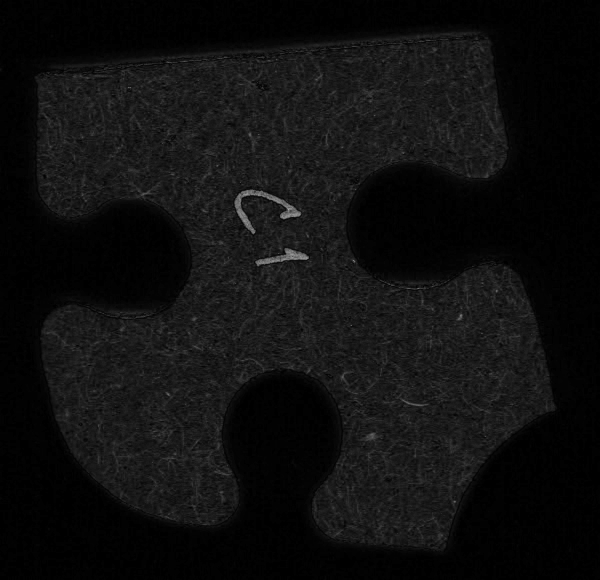
#> input picture saturation.jpg, 1200 x 1160 px (shown at 1/2 size)
$ python -i side_extractor.py   (imports and definitions only)   (older library calls are emulated)
#> lines starting #> are read from the running program, lines starting #| are printed output that depends on the picture; after the words box and inside, x2 and y2 are one past the last pixel; in counts of white or black regions, pixels touching at a corner belong together
### utils.py
import numpy as np
import cv2

def get_line_through_points(p0, p1):
    """
    Given two points p0 (x0, y0) and p1 (x1, y1),
    compute the coefficients (a, b, c) of the line
    that passes through both points.
    """
    x0, y0 = p0
    x1, y1 = p1

    return y1 - y0, x0 - x1, x1*y0 - x0*y1


def distance_point_line_squared(eqn, pt):
    """
    Computes the squared distance of a 2D point (x0, y0) from a line ax + by + c = 0
    """
    a, b, c = eqn
    x0, y0  = pt
    return (a*x0 + b*y0 + c)**2 / (a**2 + b**2)


def distance_point_line_signed(eqn, pt):
    """
    Computes the signed distance of a 2D point (x0, y0) from a line ax + by + c = 0
    """
    a, b, c = eqn
    x0, y0  = pt
    return (a*x0 + b*y0 + c) / np.sqrt(a**2 + b**2)


def rotate(image, degrees):
    """
    Rotate an image by the amount specifiedi in degrees
    """
    if len(image.shape) == 3:
        rows,cols, _ = image.shape
    else:
        rows, cols = image.shape

    M = cv2.getRotationMatrix2D((cols/2,rows/2), degrees, 1)

    return cv2.warpAffine(image,M,(cols,rows)), M

### side_extractor.py
import numpy as np
import scipy
import scipy.ndimage as ndimage
import scipy.ndimage.filters as filters
import matplotlib as mpl
import matplotlib.pyplot as plt
from functools import partial
import cv2
import skimage
from sklearn.cluster import KMeans
from utils import get_line_through_points, distance_point_line_squared, distance_point_line_signed, rotate

_corner_indexes = [(0, 1), (1, 3), (3, 2), (0, 2)]


def compute_barycentre(thresh, value=0):
    """
    Given the segmented puzzle piece, compute its barycentre.
    """
    idx_shape = np.where(thresh == value)
    return [int(np.round(coords.mean())) for coords in idx_shape]

def compute_minmax_xy(thresh):
    """
    Given the thresholded image, compute the minimum and maximum x and y
    coordinates of the segmented puzzle piece.
    """
    idx_shape = np.where(thresh == 0)
    return [np.array([coords.min(), coords.max()]) for coords in idx_shape]

def segment_piece(image, bin_threshold=128):
    """
    Apply segmentation of the image by simple binarization
    """
    return cv2.threshold(image, bin_threshold, 255, cv2.THRESH_BINARY)[1]


def extract_piece(thresh):

    # Here we build a square image centered on the blob (piece of the puzzle).
    # The image is constructed large enough to allow for piece rotations.

    minmax_y, minmax_x = compute_minmax_xy(thresh)

    ly, lx = minmax_y[1] - minmax_y[0], minmax_x[1] - minmax_x[0]
    size = int(max(ly, lx) * np.sqrt(2))

    x_extract = thresh[minmax_y[0]:minmax_y[1] + 1, minmax_x[0]:minmax_x[1] + 1]
    ly, lx = x_extract.shape

    xeh, xew = x_extract.shape
    x_copy = np.full((size, size), 255, dtype='uint8')
    sy, sx = size // 2 - ly // 2, size // 2 - lx // 2

    x_copy[sy: sy + ly, sx: sx + lx] = x_extract
    thresh = x_copy
    thresh = 255 - thresh
    return thresh


# [105 lines left out: functions prune_lines_by_voting, compute_mean_line, line_intersection, compute_intersections, not called in this run]


def corner_detection(edges, intersections, xb, yb, rect_size=50, show=False):

    # Find corners by taking the highest distant point from a 45 degrees inclined line
    # inside a squared ROI centerd on the previously found intersection point.
    # Inclination of the line depends on which corner we are looking for, and is
    # computed based on the position of the barycenter of the piece.

    corners = []

    for idx, intersection in enumerate(intersections):

        xi, yi = intersection

        m = -1 if (yb - yi)*(xb - xi) > 0 else 1
        y0 = 0 if yb < yi else 2*rect_size
        x0 = 0 if xb < xi else 2*rect_size

        a, b, c = m, -1, -m*x0 + y0

        rect = edges[yi - rect_size: yi + rect_size, xi - rect_size: xi + rect_size].copy()

        edge_idx = np.nonzero(rect)
        if len(edge_idx[0]) > 0:
            distances = [(a*edge_x + b*edge_y + c)**2 for edge_y, edge_x in zip(*edge_idx)]
            corner_idx = np.argmax(distances)

            rect_corner = np.array((edge_idx[1][corner_idx], edge_idx[0][corner_idx]))
            offset_corner = rect_corner - rect_size
            real_corner = intersection + offset_corner

            corners.append(real_corner)
        else:
            # If the window is completely black I can make no assumption: I keep the same corner
            corners.append(intersection)

        if show:
            plt.subplot(220 + idx + 1)
            cv2.circle(rect, tuple(rect_corner), 5, 128)

            plt.title("{0} | {1}".format(intersection, (x0, y0)))
            plt.imshow(rect)

    if show:
        plt.show()

    return corners


def order_corners(corners):
    corners.sort(key=lambda k: k[0] + k[1])
    antidiag_corners = sorted(corners[1:3], key=lambda k: k[1])
    corners[1:3] = antidiag_corners
    return corners

def compute_line_params(corners):
    return [get_line_through_points(corners[i1], corners[i2]) for i1, i2 in _corner_indexes]


def shape_classification(edges, line_params, d_threshold=500, n_hs=10):

    # First part: we take all edge points and classify them only if their distance to one of the 4 piece
    # lines is smaller than a certain threshold. If that happens, we can be certain that the point belongs
    # to that side of the piece. If each one of the four distances is higher than the threshold, the point
    # will be classified during the second phase.

    y_nonzero, x_nonzero = np.nonzero(edges)
    distances = []

    class_image = np.zeros(edges.shape, dtype='uint8')
    non_classified_points = []

    for x_edge, y_edge in zip(x_nonzero, y_nonzero):
        d = [distance_point_line_squared(line_param, (x_edge, y_edge)) for line_param in line_params]
        if np.min(d) < d_threshold:
            class_image[y_edge, x_edge] = np.argmin(d) + 1
        else:
            non_classified_points.append((x_edge, y_edge))

    non_classified_points = np.array(non_classified_points)

    # Second part: hysteresis classification
    # Edge points that have not been classified because they are too far from all lines
    # will be classified based on their neighborood: if the neighborhood of a point contains
    # an already classified point, it will be classified with the same class.
    # It's very unlikely that the neighborhood of a non classified point will contain two different
    # classes, so we just take the first non-zero value that we find inside the neighborhood
    # The process is repeated and at each iteration the newly classified points are removed from the ones
    # that still need to be classified. The process is interrupted when no new point has been classified
    # or when a maximum number of iterations has been reached (in case of a noisy points that has no neighbours).


    map_iteration = 0
    max_map_iterations = 50

    while map_iteration < max_map_iterations:

        map_iteration += 1
        classified_points_at_current_iteration = []

        for idx, (x_edge, y_edge) in enumerate(non_classified_points):

            neighborhood = class_image[y_edge - n_hs: y_edge + n_hs + 1, x_edge - n_hs: x_edge + n_hs + 1]
            n_mapped = np.nonzero(neighborhood)
            if len(n_mapped[0]) > 0:
                ny, nx = n_mapped[0][0] - n_hs, n_mapped[1][0] - n_hs
                class_image[y_edge, x_edge] = class_image[y_edge + ny, x_edge + nx]
                classified_points_at_current_iteration.append(idx)

        if len(non_classified_points) > 0:
            non_classified_points = np.delete(non_classified_points, classified_points_at_current_iteration, axis=0)
        else:
            break

    return class_image


def compute_inout(class_image, line_params, xb, yb, d_threshold=10):

    # Given the full class image, the line parameters and the coordinates of the barycenter,
    # compute for each side if the curve of the piece goes inside (in) or outside (out).
    # This is done by computing the mean coordinates for each class and see if the signed distance
    # from the corners' line has the same sign of the signed distance of the barycenter. If that
    # true, the two points lie on the same side and we have a in; otherwise we have a out.
    # To let the points of the curve to contribute more to the mean point calculation, only the
    # signed distances that are greater than a threshold are used.

    inout = []

    for line_param, cl in zip(line_params, (1, 2, 3, 4)):

        coords = np.array([zip(*np.where(class_image == cl))])[0]

        distances = np.array([distance_point_line_signed(line_param, (x0, y0)) for y0, x0 in coords])
        distances = distances[np.abs(distances) > d_threshold]
        m_dist = np.mean(distances)

        b_dist = distance_point_line_signed(line_param, (xb, yb))

        if b_dist * m_dist > 0:
            inout.append('in')
        else:
            inout.append('out')

    return inout


def create_side_images(class_image, inout, corners):

    how_to_rotate = [(90, -90), (180, 0), (-90, 90), (0, 180)]
    side_images = []

    for cl in (1, 2, 3, 4):

        side_image = np.zeros(class_image.shape, dtype='uint8')
        side_image[class_image == cl] = cl

        io = inout[cl - 1]
        htw = how_to_rotate[cl - 1]
        side_corners_idx = _corner_indexes[cl - 1]

        htw = htw[0] if io == 'in' else htw[1]
        side_image_rot, M = rotate(side_image, htw)

        side_corners = np.array(np.round([M.dot((corners[corner_idx][0], corners[corner_idx][1], 1))
                                          for corner_idx in side_corners_idx])).astype(np.int)

        # Order the corners from higher (smaller y coordinate)
        if side_corners[0, 1] > side_corners[1, 1]:
            side_corners = side_corners[::-1]


        # Correct the angle on each side separately
        if side_corners[0, 0] != side_corners[1, 0]:
            m = float(side_corners[1, 1] - side_corners[0, 1]) / (side_corners[1, 0] - side_corners[0, 0])
            corners_angle = np.arctan(m) * 180 / np.pi
            correction_angle = - (corners_angle / abs(corners_angle) * 90 - corners_angle)

            side_image_rot, M = rotate(side_image_rot, correction_angle)

        side_image_rot[side_image_rot <= 0.5] = 0
        side_image_rot[side_image_rot > 0.5] = 1


        nz = np.nonzero(side_image_rot)
        min_y, max_y, min_x, max_x = np.min(nz[0]), np.max(nz[0]), np.min(nz[1]), np.max(nz[1])
        side_image_rot = side_image_rot[min_y:max_y+1, min_x:max_x+1]

        side_images.append(side_image_rot)

    return side_images


# [68 lines left out: functions plot_side_images, draw_lines, cluster_lines, not called in this run]


def get_corners(dst, neighborhood_size=5, score_threshold=0.3, minmax_threshold=100):

    """
    Given the input Harris image (where in each pixel the Harris function is computed),
    extract discrete corners
    """
    data = dst.copy()
    data[data < score_threshold*dst.max()] = 0.

    data_max = filters.maximum_filter(data, neighborhood_size)
    maxima = (data == data_max)
    data_min = filters.minimum_filter(data, neighborhood_size)
    diff = ((data_max - data_min) > minmax_threshold)
    maxima[diff == 0] = 0

    labeled, num_objects = ndimage.label(maxima)
    slices = ndimage.find_objects(labeled)
    yx = np.array(ndimage.center_of_mass(data, labeled, range(1, num_objects+1)))
    return yx[:, ::-1]


def get_best_fitting_rect_coords(xy, d_threshold=30, perp_angle_thresh=20, verbose=0):

    """
    Since we expect the 4 puzzle corners to be the corners of a rectangle, here we take
    all detected Harris corners and we find the best corresponding rectangle.
    We perform a recursive search with max depth = 2:
    - At depth 0 we take one of the input point as the first corner of the rectangle
    - At depth 1 we select another input point (with distance from the first point greater
    then d_threshold) as the second point
    - At depth 2 and 3 we take the other points. However, the lines 01-12 and 12-23 should be
    as perpendicular as possible. If the angle formed by these lines is too much far from the
    right angle, we discard the choice.
    - At depth 3, if a valid candidate (4 points that form an almost perpendicular rectangle) is found,
    we add it to the list of candidates.

    Given a list of candidate rectangles, we then select the best one by taking the candidate that maximizes
    the function: area * Gaussian(rectangularness)
    - area: it is the area of the candidate shape. We expect that the puzzle corners will form the maximum area
    - rectangularness: it is the mse of the candidate shape's angles compared to a 90 degree angles. The smaller
    this value, the most the shape is similar toa rectangle.
    """
    N = len(xy)

    distances = scipy.spatial.distance.cdist(xy, xy)
    distances[distances < d_threshold] = 0

    def compute_angles(xy):

        angles = np.zeros((N, N))

        for i in range(N):
            for j in range(i + 1, N):

                point_i, point_j = xy[i], xy[j]
                if point_i[0] == point_j[0]:
                    angle = 90
                else:
                    angle = np.arctan2(point_j[1] - point_i[1], point_j[0] - point_i[0]) * 180 / np.pi

                angles[i, j] = angle
                angles[j, i] = angle

        return angles

    angles = compute_angles(xy)
    possible_rectangles = []

    def search_for_possible_rectangle(idx, prev_points=[]):

        curr_point = xy[idx]
        depth = len(prev_points)

        if depth == 0:
            right_points_idx = np.nonzero(np.logical_and(xy[:, 0] > curr_point[0], distances[idx] > 0))[0]

            if verbose >= 2:
                print('point', idx, curr_point)

            for right_point_idx in right_points_idx:
                search_for_possible_rectangle(right_point_idx, [idx])

            if verbose >= 2:
                print

            return


        last_angle = angles[idx, prev_points[-1]]
        perp_angle = last_angle - 90
        if perp_angle < 0:
            perp_angle += 180

        if depth in (1, 2):

            if verbose >= 2:
                print('\t' * depth, 'point', idx, '- last angle', last_angle, '- perp angle', perp_angle)

            diff0 = np.abs(angles[idx] - perp_angle) <= perp_angle_thresh
            diff180_0 = np.abs(angles[idx] - (perp_angle + 180)) <= perp_angle_thresh
            diff180_1 = np.abs(angles[idx] - (perp_angle - 180)) <= perp_angle_thresh
            all_diffs = np.logical_or(diff0, np.logical_or(diff180_0, diff180_1))

            diff_to_explore = np.nonzero(np.logical_and(all_diffs, distances[idx] > 0))[0]

            if verbose >= 2:
                print('\t' * depth, 'diff0:', np.nonzero(diff0)[0], 'diff180:', np.nonzero(diff180)[0], 'diff_to_explore:', diff_to_explore)

            for dte_idx in diff_to_explore:
                if dte_idx not in prev_points: # unlickly to happen but just to be certain
                    next_points = prev_points[::]
                    next_points.append(idx)

                    search_for_possible_rectangle(dte_idx, next_points)

        if depth == 3:
            angle41 = angles[idx, prev_points[0]]

            diff0 = np.abs(angle41 - perp_angle) <= perp_angle_thresh
            diff180_0 = np.abs(angle41 - (perp_angle + 180)) <= perp_angle_thresh
            diff180_1 = np.abs(angle41 - (perp_angle - 180)) <= perp_angle_thresh
            dist = distances[idx, prev_points[0]] > 0

            if dist and (diff0 or diff180_0 or diff180_1):
                rect_points = prev_points[::]
                rect_points.append(idx)

                if verbose == 2:
                    print('We have a rectangle:', rect_points)

                already_present = False
                for possible_rectangle in possible_rectangles:
                    if set(possible_rectangle) == set(rect_points):
                        already_present = True
                        break

                if not already_present:
                    possible_rectangles.append(rect_points)

    if verbose >= 2:
        print('Coords')
        print(xy)
        print()
        print('Distances')
        print(distances)
        print()
        print('Angles')
        print(angles)
        print()

    for i in range(N):
        search_for_possible_rectangle(i)

    if len(possible_rectangles) == 0:
        return None

    def PolyArea(x,y):
        return 0.5*np.abs(np.dot(x,np.roll(y,1))-np.dot(y,np.roll(x,1)))

    areas = []
    rectangularness = []
    diff_angles = []

    for r in possible_rectangles:
        points = xy[r]
        areas.append(PolyArea(points[:, 0], points[:, 1]))

        mse = 0
        da = []
        for i1, i2, i3 in [(0, 1, 2), (1, 2, 3), (2, 3, 0), (3, 0, 1)]:
            diff_angle = abs(angles[r[i1], r[i2]] - angles[r[i2], r[i3]])
            da.append(abs(diff_angle - 90))
            mse += (diff_angle - 90) ** 2

        diff_angles.append(da)
        rectangularness.append(mse)


    areas = np.array(areas)
    rectangularness = np.array(rectangularness)

    scores = areas * scipy.stats.norm(0, 150).pdf(rectangularness)
    best_fitting_idxs = possible_rectangles[np.argmax(scores)]
    return xy[best_fitting_idxs]


####################################################################################################################


def get_default_params():


    side_extractor_default_values = {
        'before_segmentation_func': partial(cv2.medianBlur, ksize=5),
        'bin_threshold': 130,
        'after_segmentation_func': None,
        'scale_factor': 0.5,
        'harris_blocksize': 5,
        'harris_ksize': 5,
        'corner_nsize': 5,
        'corner_score_threshold': 0.2,
        'corner_minmax_threshold': 100,
        'corner_refine_rect_size': 5,
        'edge_erode_size': 3,
        'shape_classification_distance_threshold': 100,
        'shape_classification_nhs': 5,
        'inout_distance_threshold': 5
    }

    return side_extractor_default_values.copy()


def process_piece(image, **kwargs):

    params = get_default_params()
    for key in kwargs:
        params[key] = kwargs[key]

    out_dict = {}

    try:

        gray = cv2.cvtColor(image, cv2.COLOR_BGR2GRAY)

        out_dict['source'] = gray.copy()

        before_segmentation_func = params['before_segmentation_func']
        after_segmentation_func = params['after_segmentation_func']
        bin_threshold = params['bin_threshold']

        if before_segmentation_func is not None:
            gray = before_segmentation_func(gray)

        gray = segment_piece(gray, bin_threshold)
        out_dict['segmented'] = gray.copy()

        if after_segmentation_func is not None:
            gray = after_segmentation_func(gray)

        gray = extract_piece(gray)
        ret, labels = cv2.connectedComponents(gray)
        connected_areas = [np.count_nonzero(labels == l) for l in range(1, ret)]
        max_area_idx = np.argmax(connected_areas) + 1
        gray[labels != max_area_idx] = 0
        gray = 255 - gray
        gray = extract_piece(gray)

        out_dict['extracted'] = gray.copy()

        scaled_size = int(gray.shape[0] * params['scale_factor']), int(gray.shape[1] * params['scale_factor'])
        gray_harris = cv2.resize(gray, scaled_size)

        harris = cv2.cornerHarris(gray_harris, params['harris_blocksize'], params['harris_ksize'], 0.04)
        harris = harris * gray_harris
        out_dict['harris'] = harris

        xy = get_corners(harris, params['corner_nsize'], params['corner_score_threshold'], params['corner_minmax_threshold'])
        xy = np.round(xy / params['scale_factor']).astype(np.int)
        out_dict['xy'] = xy

        if len(xy) < 4:
            raise RuntimeError('Not enough corners')

        intersections = get_best_fitting_rect_coords(xy, perp_angle_thresh=30)
        if intersections is None:
            raise RuntimeError('No rectangle found')

        if intersections[1, 0] == intersections[0, 0]:
            rotation_angle = 90
        else:
            rotation_angle = np.arctan2(intersections[1, 1] - intersections[0, 1], intersections[1, 0] - intersections[0, 0]) * 180 / np.pi

        edges = gray - cv2.erode(gray, np.ones((params['edge_erode_size'], params['edge_erode_size'])))

        # Rotate all images
        edges, M = rotate(edges, rotation_angle)
        out_dict['edges'] = edges

        # Rotate intersection points
        intersections = np.array(np.round([M.dot((point[0], point[1], 1)) for point in intersections])).astype(np.int)


        yb, xb = compute_barycentre(gray)

        corners = corner_detection(edges, intersections, xb, yb, params['corner_refine_rect_size'], show=False)
        corners = order_corners(corners)
        line_params = compute_line_params(corners)
        class_image = shape_classification(edges, line_params, params['shape_classification_distance_threshold'],
                                          params['shape_classification_nhs'])

        out_dict['class_image'] = class_image

        inout = compute_inout(class_image, line_params, xb, yb, params['inout_distance_threshold'])
        out_dict['inout'] = inout

        side_images = create_side_images(class_image, inout, corners)
        out_dict['side_images'] = side_images

    except Exception as e:
        out_dict['error'] = e

    finally:
        return out_dict


>>> import cv2
>>> picture = cv2.imread('saturation.jpg')
#> picture is the input picture: shape (1160, 1200, 3); min 0, max 213, mean 15.1
>>> result = process_piece(picture)
#> in segment_piece, `return cv2.threshold(image, bin_threshold, 255, cv2.THRESH_BINARY)[1]`:
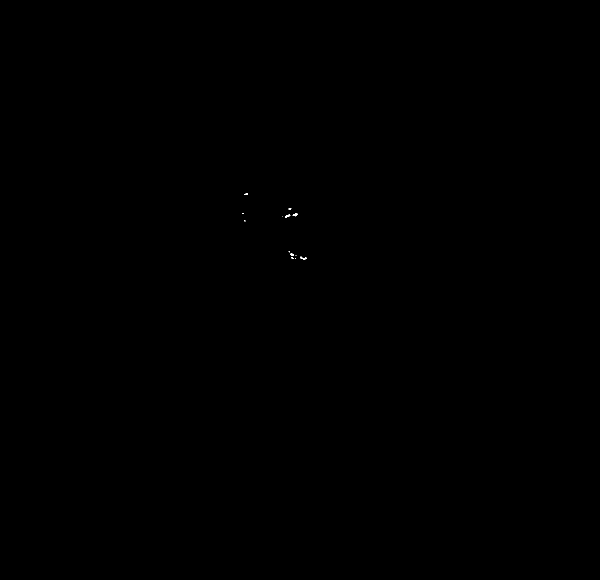
#> returned value: shape (1160, 1200) (shown at 1/2 size); 0.01% white; 15 white regions (11 under 20 px), largest, box (x1, y1, x2, y2) and area: (585, 426, 596, 433) 41, (600, 513, 614, 519) 41, (570, 429, 581, 435) 37, (581, 507, 588, 511) 23
#> in compute_minmax_xy, `idx_shape = np.where(thresh == 0)`: idx_shape = 1391797 positions, rows 0 to 1159, columns 0 to 1199
#> in extract_piece, `minmax_y, minmax_x = compute_minmax_xy(thresh)`: minmax_y = [0, 1159]; minmax_x = [0, 1199]
#> in extract_piece, `ly, lx = minmax_y[1] - minmax_y[0], minmax_x[1] - minmax_x[0]`: ly = 1159; lx = 1199
#> in extract_piece, `size = int(max(ly, lx) * np.sqrt(2))`: size = 1695
#> in extract_piece, `sy, sx = size // 2 - ly // 2, size // 2 - lx // 2`: sy = 267; sx = 247
#> in extract_piece, `x_copy[sy: sy + ly, sx: sx + lx] = x_extract`:
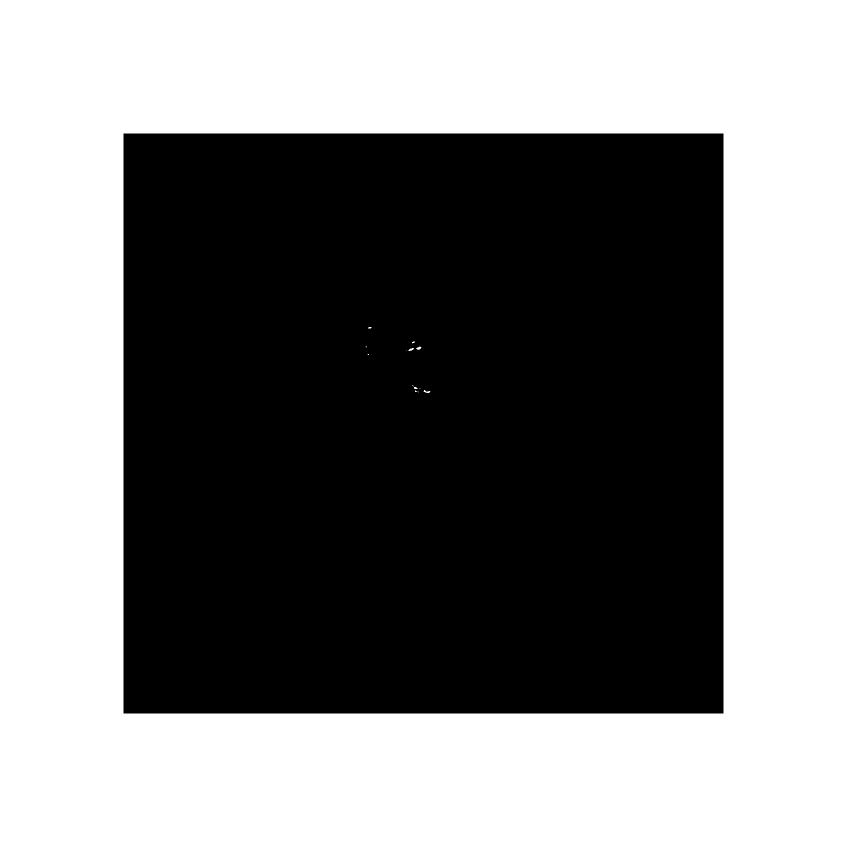
#> x_copy: shape (1695, 1695) (shown at 1/2 size); 51.6% white; 1 black region, box (x1, y1, x2, y2) and area: (247, 267, 1447, 1427) 1391797
#> (the rest of the program and of its run is left out)
